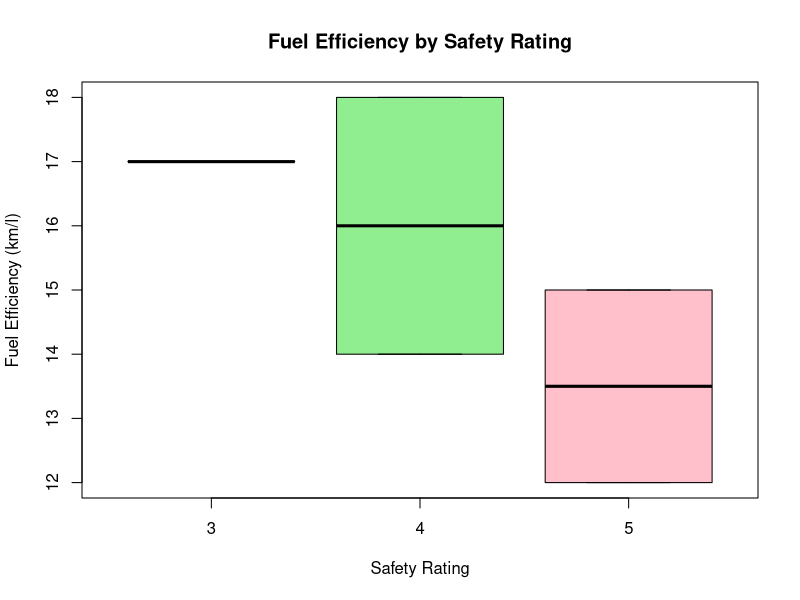
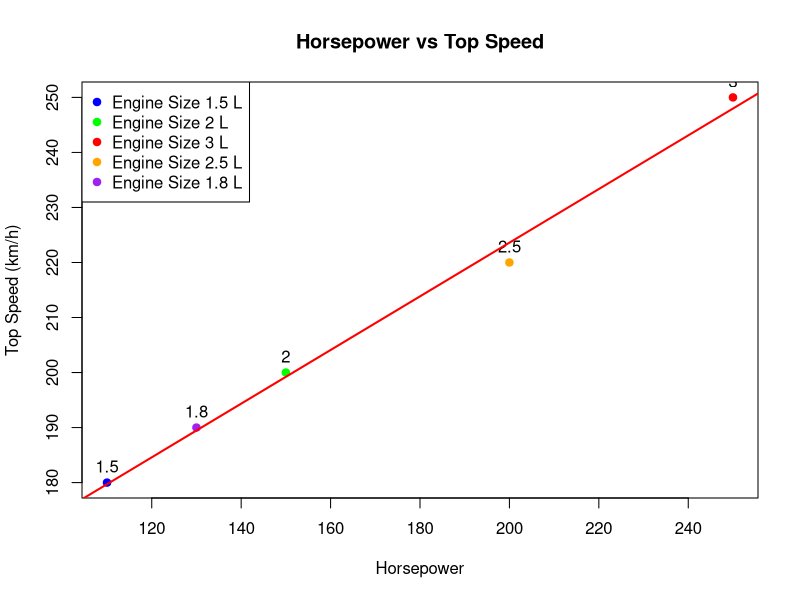
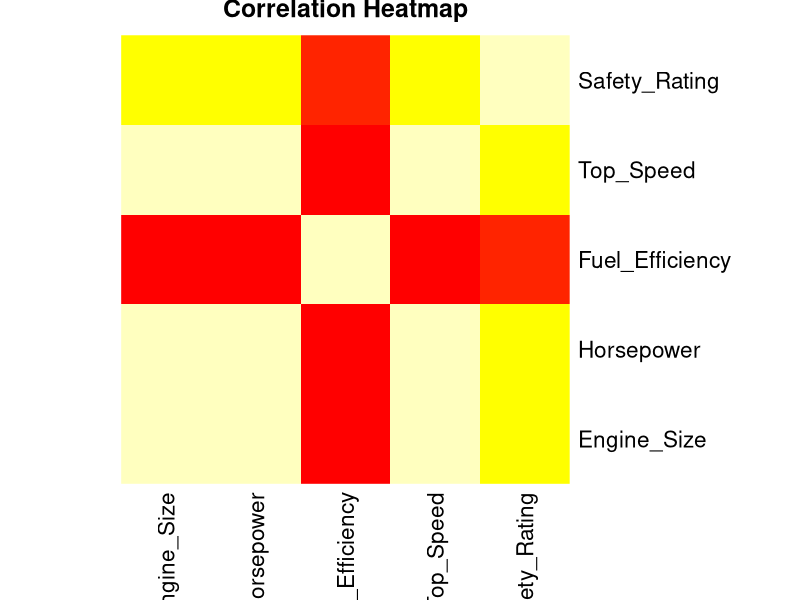

Write the R code that produced these figures, in order.

vehicle <- data.frame(
  Vehicle_ID = c("V1","V2","V3","V4","V5"),
  Engine_Size = c(1.5,2.0,3.0,2.5,1.8),
  Horsepower = c(110,150,250,200,130),
  Fuel_Efficiency = c(18,15,12,14,17),
  Top_Speed = c(180,200,250,220,190),
  Safety_Rating = c(4,5,5,4,3)
)
print(vehicle)

boxplot(Fuel_Efficiency ~ Safety_Rating,
        data = vehicle,
        col = c("lightblue","lightgreen","pink"),
        main = "Fuel Efficiency by Safety Rating",
        xlab = "Safety Rating",
        ylab = "Fuel Efficiency (km/l)")

colors <- c("blue","green","red","orange","purple")

plot(vehicle$Horsepower,
     vehicle$Top_Speed,
     pch = 19,
     col = colors,
     xlab = "Horsepower",
     ylab = "Top Speed (km/h)",
     main = "Horsepower vs Top Speed")

text(vehicle$Horsepower,
     vehicle$Top_Speed,
     labels = vehicle$Engine_Size,
     pos = 3)

legend("topleft",
       legend = paste("Engine Size", vehicle$Engine_Size, "L"),
       col = colors,
       pch = 19)
model <- lm(Top_Speed ~ Horsepower, data = vehicle)
abline(model, col = "red", lwd = 2)
num_data <- vehicle[,2:6]

cor_matrix <- cor(num_data)

print(cor_matrix)

heatmap(cor_matrix,
        Rowv = NA,
        Colv = NA,
        col = heat.colors(10),
        scale = "none",
        margins = c(7,7),
        main = "Correlation Heatmap")
